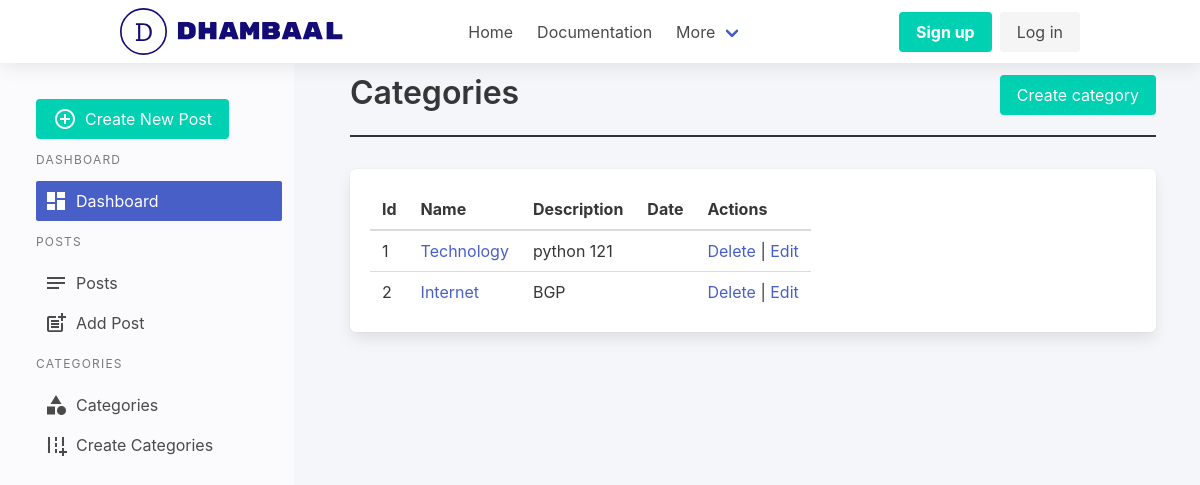
Before: /dashboard/categories/ with the older database file.
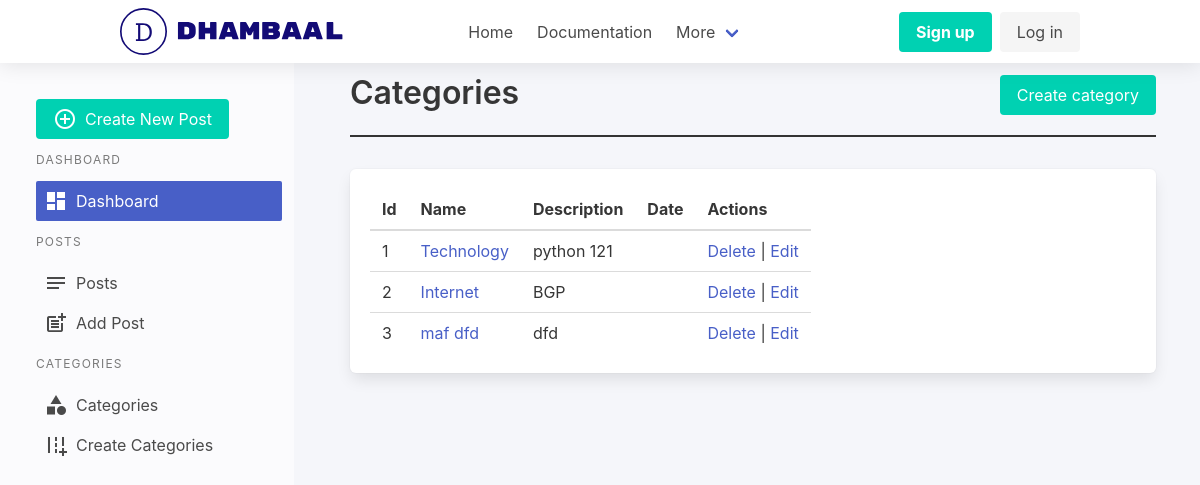
After: the same page with the newer database file.
### dhambaal/dashboard/models/Categories.py (models this page shows, shortened)
class Category(db.Model):
    __tablename__ = 'category'
    id = db.Column(db.Integer, primary_key=True)
    name = db.Column(db.String(120), nullable=False)
    description = db.Column(db.Text)
    create_at = db.Column(db.DateTime, default=datetime.utcnow)
    updated_at = db.Column(db.DateTime, default=datetime.utcnow)

### dhambaal/dashboard/views.py (the view)
@dashboard.route("/categories/")
def categories():
    categories = Category.query.all()
    return render_template("categories/categories.html", categories=categories)

### dhambaal/dashboard/templates/categories/categories.html
{% extends "layout/base.html" %}
 {% block content %}
{%from "macros.html" import section_heading %}
{{section_heading(title="Categories", link="dashboard.create_category", btn_text="Create category")}}
<table class="table box">
  <thead>
    <tr>
      <th>Id</th>
      <th>Name</th>
      <th>Description</th>
      <th>Date</th>
     <th>Actions</th>
    </tr>
  </thead>
  <tbody>
    {%for category in categories%}
    <tr>
    <td>{{category.id}}</td>
      <td><a href="#" >{{category.name}}
      </td>
      <td>{{category.description}}</td>
      <td>{{category.date}}</td>
      <td><a href="{{ url_for('dashboard.delete_category',id=category.id) }}">Delete</a> | <a href="{{ url_for('dashboard.update_category',id=category.id) }}">Edit</a></td>
    </tr>
    {%endfor%}
    </tbody>
    </table>
    {% endblock %}

### dhambaal/dashboard/templates/layout/base.html (shortened to what this page needs)
<!DOCTYPE html>
<html lang="en">
  <head>
    <link
      rel="stylesheet"
      href="https://cdn.jsdelivr.net/npm/bulma@0.9.1/css/bulma.min.css"
    />
    <link
      rel="stylesheet"
      href="{{url_for('static',filename='css/style.css')}}"
    />
  </head>
  <body>
    {% include 'layout/header.html' %}
    <div class="columns">
        <div class="column is-one-quarter dashboard-side">
            {% include 'layout/sidebar.html' %}
        </div>
        <div class="column dashboard-content">
                {%block content%}
                {%endblock content%}
              </div>
    </div>
  </body>
</html>

### dhambaal/dashboard/templates/layout/header.html (shortened to what this page needs)
<nav class="navbar" role="navigation" aria-label="main navigation">
  <div class="container">
    <div class="navbar-brand">
      <a class="navbar-item" href="{{url_for('dashboard.index')}}">
      </a>
    </div>
    <div id="navbarBasicExample" class="navbar-menu">
      <div class="navbar-start">
        <a class="navbar-item">Home </a>
        <a class="navbar-item"> Documentation </a>
        <div class="navbar-item has-dropdown is-hoverable">
          <a class="navbar-link"> More </a>
        </div>
      </div>
      <div class="navbar-end">
        <div class="navbar-item">
          <div class="buttons">
            <a class="button is-primary">
              <strong>Sign up</strong>
            </a>
            <a class="button is-light"> Log in </a>
          </div>
        </div>
      </div>
    </div>
  </div>
</nav>

### dhambaal/dashboard/templates/layout/sidebar.html
<aside class="menu">
    <a class="button is-primary" href="{{url_for('dashboard.create_post')}}">
        <i class="material-icons pr-2">add_circle_outline</i>Create New Post
    </a>
    <p class="menu-label">Dashboard</p>
    <ul class="menu-list">
        <li>
            <a href="{{url_for('dashboard.index')}}" class="is-active">
                <span class="icon-text">
                    <span class="icon">
                        <i class="material-icons small pr-2">dashboard</i>
                    </span>
                    <span>Dashboard</span>
                  </span>
                </a></li>
    </ul>
    <p class="menu-label">Posts</p>
    <ul class="menu-list">
        <li>
            <a  href="{{url_for('dashboard.posts')}}">
                <span class="icon-text">
                    <span class="icon">
                        <i class="material-icons small pr-2">notes</i>
                    </span>
                    <span>Posts</span>
                  </span>
                </a></li>
    </ul>
    <ul class="menu-list">
        <li>
            <a href="{{url_for('dashboard.create_post')}}">
                <span class="icon-text">
                    <span class="icon">
                        <i class="material-icons small pr-2">post_add</i>
                    </span>
                    <span>Add Post</span>
                  </span>
                </a></li>
    </ul>
    <p class="menu-label">Categories</p>
    <ul class="menu-list">
        <li>
            <a href="{{url_for('dashboard.categories')}}">
                <span class="icon-text">
                    <span class="icon">
                        <i class="material-icons small pr-2">category</i>
                    </span>
                    <span>Categories</span>
                  </span>
                </a></li>
    </ul>
    <ul class="menu-list">
        <li>
            <a href="{{url_for('dashboard.create_category')}}">
                <span class="icon-text">
                    <span class="icon">
                        <i class="material-icons small pr-2">add_road</i>
                    </span>
                    <span>Create Categories</span>
                  </span>
                </a></li>
    </ul>
</aside>

### dhambaal/dashboard/templates/macros.html (shortened to what this page needs)
{% macro section_heading(title=None,link=None,btn_text=None) %}
<div class="section-heading">
  <h1 class="title is-3">{{title}}</h1>
  <a class="button is-primary" href="{{url_for(link)}}">{{btn_text}}</a>
</div>
{% endmacro %}

### dhambaal/static/css/style.css (style rules this page uses)
.container { width: 90%; }
.navbar { box-shadow: 0 2px 20px rgba(0, 0, 0, 0.1); }
.navbar-brand { margin-right: 100px; }
.dashboard-side { background-color: #FBFBFD; padding-left: 3rem; padding-top: 3rem; }
.dashboard-content { background:#F5F6FA; padding:1.5rem 3.5rem; height: 100vh; margin:auto; }
.section-heading { display:flex; border-bottom: 2px solid #333; margin-bottom: 2rem; justify-content:space-between ; }
.icon-text { display: flex; align-items: center; }

Changed rows visible on the page:
added Category: id "3", name "maf dfd", description "dfd"
